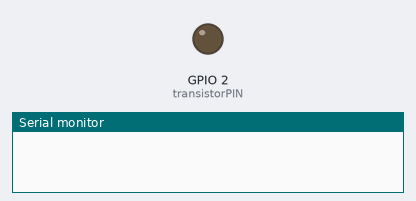
Bench run of a sketch on a simulated ESP32. Parts: output pins drawn as LEDs (lit = HIGH), the last lines printed to the serial monitor. WiFi joins after 1.5 s; servers stay silent unless stated; the local clock reads 2024-03-15 10:24:30 at power-on unless the sketch sets it.

Above: at 0.1 s.
At 2.1 s:
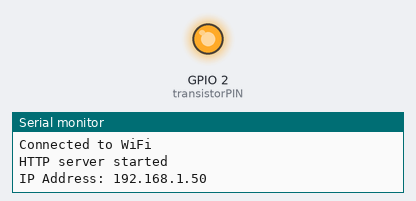
Timing chart, 0 to 3.6 s (numbered marks = the images above):
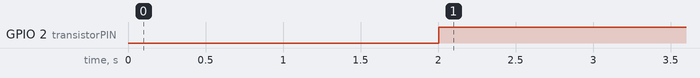

Measured:
- by itself, GPIO 2 (transistorPIN): LOW → HIGH at 2.0 s

The sketch:

Automated_Water_Pump.ino
```cpp
#include <WiFi.h>
#include <WebServer.h>
#include <time.h>

#define transistorPIN 2
const char* ssid = "NETGEAR17";
const char* password = "Rosselin06";

WebServer server(80);

bool fountainStatus = false;
String fountainStatusString = "Fountain OFF";

// Time variables
const long gmtOffset_sec = -5 * 3600;    // EST offset in seconds
const int daylightOffset_sec = 3600;     // 1 hour for daylight saving time
struct tm timeinfo;

void handleRoot() {
  String html = R"(
    <h1>Yammie's Fountain</h1>
    <p id='message'>Fountain Status: )" + fountainStatusString + R"(</p>
    <button onclick='toggleFountain()'>Toggle Fountain</button>
    <script>
      function toggleFountain() {
        var xhr = new XMLHttpRequest();
        xhr.open('POST', '/toggle', true);
        xhr.setRequestHeader('Content-Type', 'application/x-www-form-urlencoded');
        xhr.send();
        xhr.onload = function() {
          if (xhr.status == 200) {
            document.getElementById('message').innerHTML = 'Fountain Status: ' + xhr.responseText;
          } else {
            document.getElementById('message').innerHTML = 'Failed to toggle fountain';
          }
        }
      }
    </script>
  )";

  server.send(200, "text/html", html);
}

void toggleFountain() {
  fountainStatus = !fountainStatus;
  fountainStatusString = fountainStatus ? "Fountain ON" : "Fountain OFF";
  server.send(200, "text/plain", fountainStatusString);
}

void setup() {
  pinMode(transistorPIN, OUTPUT);
  digitalWrite(transistorPIN, LOW);

  Serial.begin(115200);
  WiFi.begin(ssid, password);
  while (WiFi.status() != WL_CONNECTED) {
    delay(1000);
    Serial.println("Connecting to WiFi...");
  }
  Serial.println("Connected to WiFi");

  // Initialize the NTP client
  configTime(gmtOffset_sec, daylightOffset_sec, "pool.ntp.org");
  while (!getLocalTime(&timeinfo)) {
    Serial.println("Failed to obtain time");
    delay(1000);
  }

  server.on("/", handleRoot);
  server.on("/toggle", HTTP_POST, toggleFountain);
  server.begin();
  Serial.println("HTTP server started");
  Serial.print("IP Address: ");
  Serial.println(WiFi.localIP());

  if (getLocalTime(&timeinfo)) {
    int currentHour = timeinfo.tm_hour;

    if (currentHour > 6 && currentHour < 23) { // If day
      fountainStatus = true;
      fountainStatusString = "OFF - Turned ON Automatically";
      server.send(200, "text/plain", fountainStatusString);\
    }
  }
}

void loop() {
  server.handleClient();

  if (getLocalTime(&timeinfo)) {
    int currentHour = timeinfo.tm_hour;
    int currentMinute = timeinfo.tm_min;
    // Serial.print("Current time: ");
    // Serial.print(currentHour);
    // Serial.print(":");
    // Serial.println(currentMinute);

    if (currentHour == 23 && currentMinute < 1) {
      // Serial.println("TURNING OFF");
      fountainStatus = false;
      fountainStatusString = "OFF - Turned OFF Automatically";
      server.send(200, "text/plain", fountainStatusString);
    } else if (currentHour == 6 && currentMinute < 1) {
      // Serial.println("TURNING ON");
      fountainStatus = true;
      fountainStatusString = "ON - Turned ON Automatically";
      server.send(200, "text/plain", fountainStatusString);
    }
  }

  if (fountainStatus) {
    digitalWrite(transistorPIN, HIGH);
  } else {
    digitalWrite(transistorPIN, LOW);
  }

  delay(1000);  // Add a delay to reduce CPU usage
}
```
